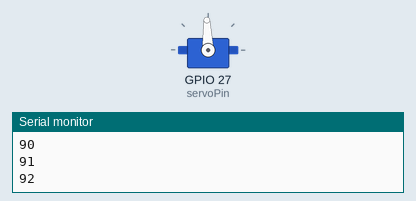
Recording of a sketch running on a simulated ESP32. Shown: servo, the last lines printed to the serial monitor.

Above: at 0.05 s.
At 0.85 s:
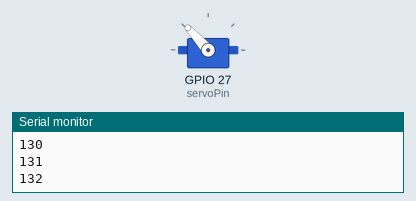
At 1.7 s:
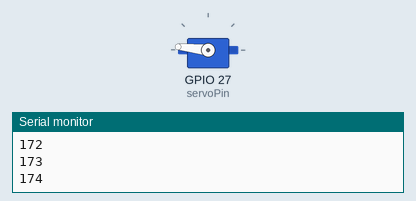
At 3.35 s:
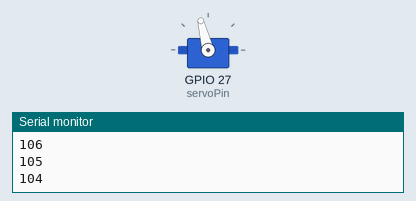
Timing chart, 0 to 8.4 s (numbered marks = the images above):
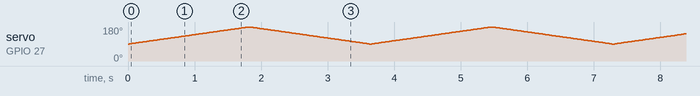

The sketch:

Servo.ino
```cpp
/*********
  Rui Santos & Sara Santos - Random Nerd Tutorials
  Complete project details at https://RandomNerdTutorials.com/esp32-servo-motor-web-server-arduino-ide/
  Based on the ESP32Servo Sweep Example
*********/

#include <ESP32Servo.h>

static const int servoPin = 27;

Servo servo1;

void setup() {

  Serial.begin(115200);
  servo1.attach(servoPin);
}

void loop() {
  for(int posDegrees = 90; posDegrees <= 180; posDegrees++) {
    servo1.write(posDegrees);
    Serial.println(posDegrees);
    delay(20);
  }

  for(int posDegrees = 180; posDegrees >= 90; posDegrees--) {
    servo1.write(posDegrees);
    Serial.println(posDegrees);
    delay(20);
  }
}
```
